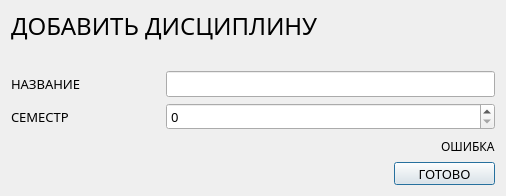
<?xml version="1.0" encoding="UTF-8"?>
<ui version="4.0">
 <class>Dialog</class>
 <widget class="QDialog" name="Dialog">
  <property name="geometry">
   <rect>
    <x>0</x>
    <y>0</y>
    <width>506</width>
    <height>196</height>
   </rect>
  </property>
  <property name="minimumSize">
   <size>
    <width>506</width>
    <height>196</height>
   </size>
  </property>
  <property name="maximumSize">
   <size>
    <width>16777215</width>
    <height>196</height>
   </size>
  </property>
  <property name="windowTitle">
   <string>Dialog</string>
  </property>
  <layout class="QVBoxLayout" name="verticalLayout">
   <item>
    <widget class="QLabel" name="label_head">
     <property name="minimumSize">
      <size>
       <width>0</width>
       <height>30</height>
      </size>
     </property>
     <property name="font">
      <font>
       <family>Google Sans</family>
       <pointsize>18</pointsize>
      </font>
     </property>
     <property name="text">
      <string>ДОБАВИТЬ ДИСЦИПЛИНУ</string>
     </property>
    </widget>
   </item>
   <item>
    <spacer name="verticalSpacer">
     <property name="orientation">
      <enum>Qt::Vertical</enum>
     </property>
     <property name="sizeHint" stdset="0">
      <size>
       <width>20</width>
       <height>40</height>
      </size>
     </property>
    </spacer>
   </item>
   <item>
    <layout class="QHBoxLayout" name="horizontalLayout">
     <item>
      <widget class="QLabel" name="label_discipline">
       <property name="minimumSize">
        <size>
         <width>149</width>
         <height>23</height>
        </size>
       </property>
       <property name="maximumSize">
        <size>
         <width>149</width>
         <height>23</height>
        </size>
       </property>
       <property name="font">
        <font>
         <family>Google Sans</family>
         <pointsize>10</pointsize>
        </font>
       </property>
       <property name="text">
        <string>НАЗВАНИЕ</string>
       </property>
      </widget>
     </item>
     <item>
      <widget class="QLineEdit" name="line_edit_name">
       <property name="font">
        <font>
         <family>Google Sans</family>
         <pointsize>10</pointsize>
        </font>
       </property>
      </widget>
     </item>
    </layout>
   </item>
   <item>
    <layout class="QHBoxLayout" name="horizontalLayout_3">
     <item>
      <widget class="QLabel" name="label_discipline_3">
       <property name="minimumSize">
        <size>
         <width>149</width>
         <height>23</height>
        </size>
       </property>
       <property name="maximumSize">
        <size>
         <width>149</width>
         <height>23</height>
        </size>
       </property>
       <property name="font">
        <font>
         <family>Google Sans</family>
         <pointsize>10</pointsize>
        </font>
       </property>
       <property name="text">
        <string>СЕМЕСТР</string>
       </property>
      </widget>
     </item>
     <item>
      <widget class="QSpinBox" name="spin_box_semester">
       <property name="font">
        <font>
         <family>Google Sans</family>
         <pointsize>10</pointsize>
        </font>
       </property>
      </widget>
     </item>
    </layout>
   </item>
   <item>
    <layout class="QHBoxLayout" name="horizontalLayout_6">
     <item>
      <spacer name="horizontalSpacer_2">
       <property name="orientation">
        <enum>Qt::Horizontal</enum>
       </property>
       <property name="sizeHint" stdset="0">
        <size>
         <width>40</width>
         <height>20</height>
        </size>
       </property>
      </spacer>
     </item>
     <item>
      <widget class="QLabel" name="label_error">
       <property name="minimumSize">
        <size>
         <width>0</width>
         <height>0</height>
        </size>
       </property>
       <property name="font">
        <font>
         <family>Google Sans</family>
         <pointsize>9</pointsize>
        </font>
       </property>
       <property name="text">
        <string>ОШИБКА</string>
       </property>
      </widget>
     </item>
    </layout>
   </item>
   <item>
    <layout class="QHBoxLayout" name="horizontalLayout_5">
     <item>
      <spacer name="horizontalSpacer">
       <property name="orientation">
        <enum>Qt::Horizontal</enum>
       </property>
       <property name="sizeHint" stdset="0">
        <size>
         <width>40</width>
         <height>20</height>
        </size>
       </property>
      </spacer>
     </item>
     <item>
      <widget class="QPushButton" name="button_ok">
       <property name="minimumSize">
        <size>
         <width>101</width>
         <height>23</height>
        </size>
       </property>
       <property name="font">
        <font>
         <family>Google Sans</family>
         <pointsize>10</pointsize>
        </font>
       </property>
       <property name="text">
        <string>ГОТОВО</string>
       </property>
      </widget>
     </item>
    </layout>
   </item>
  </layout>
 </widget>
 <resources/>
 <connections/>
</ui>
